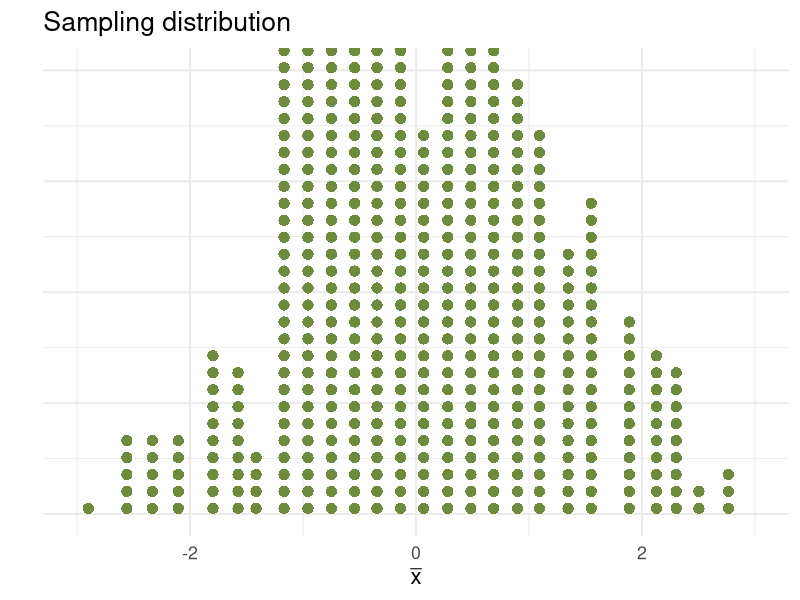
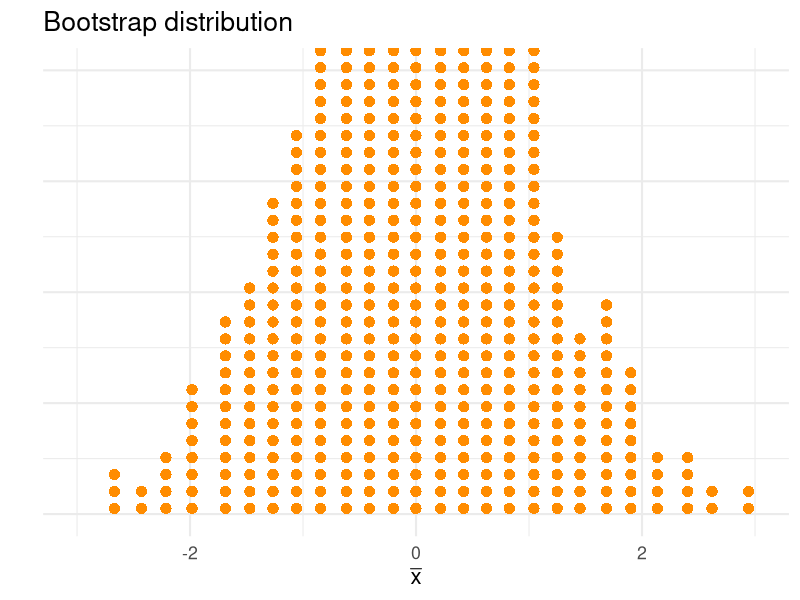
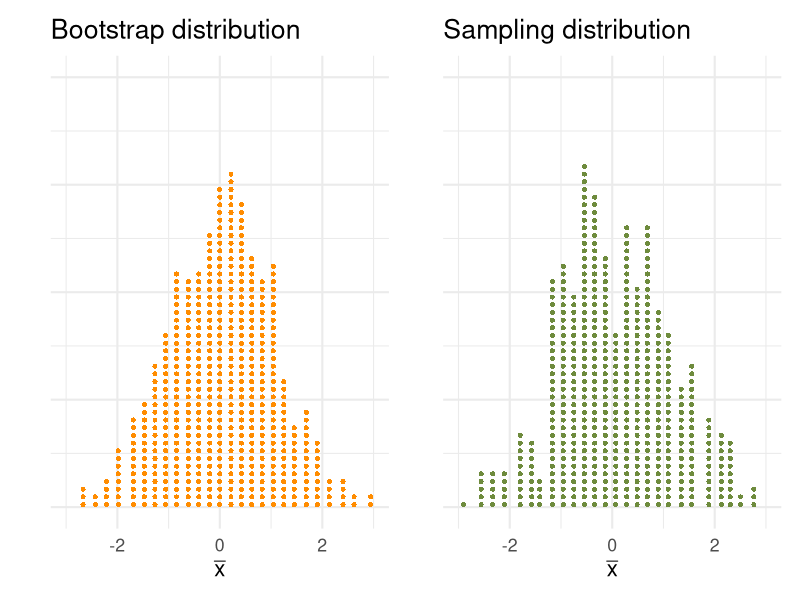
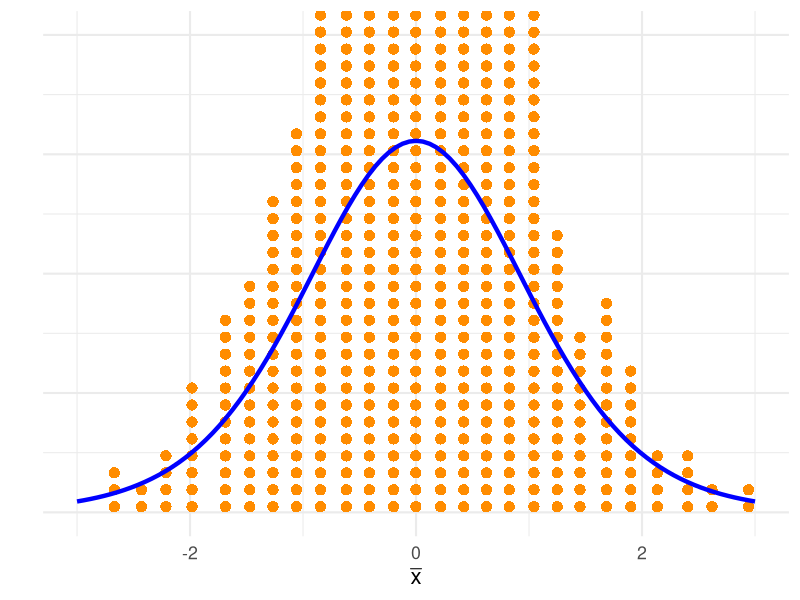
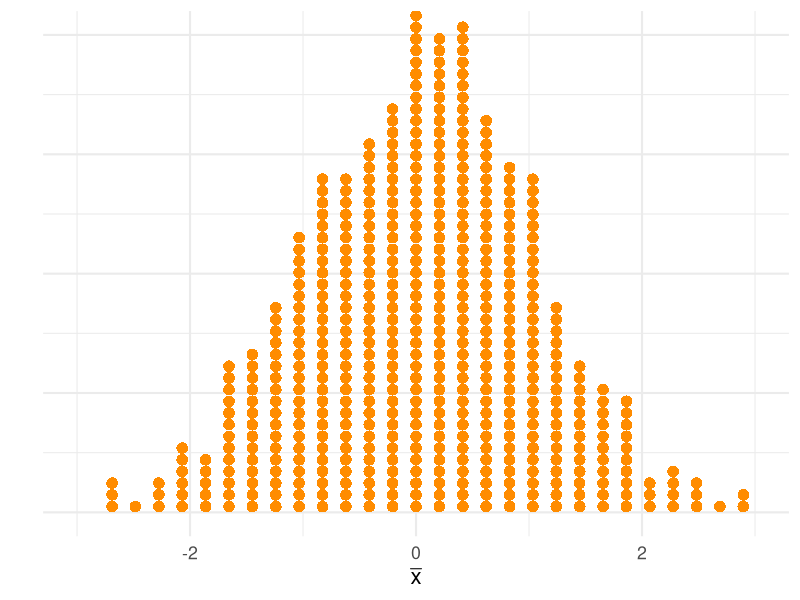
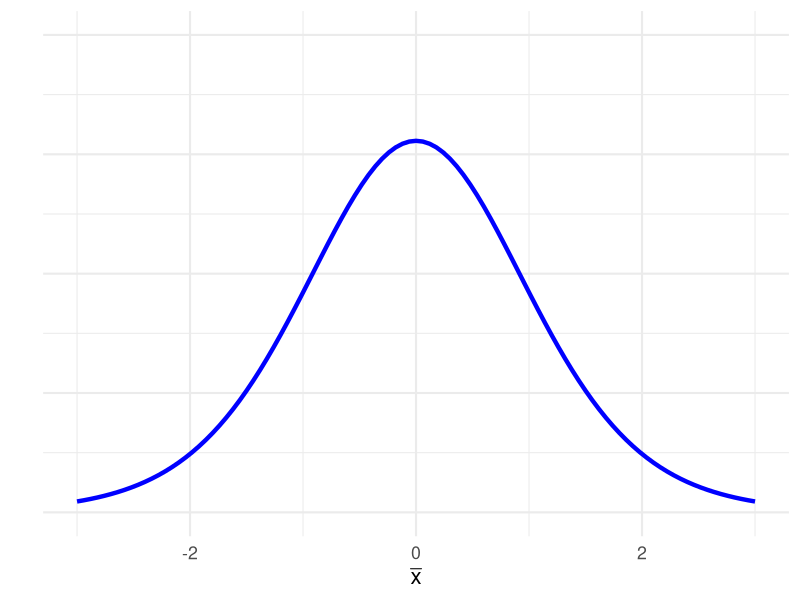
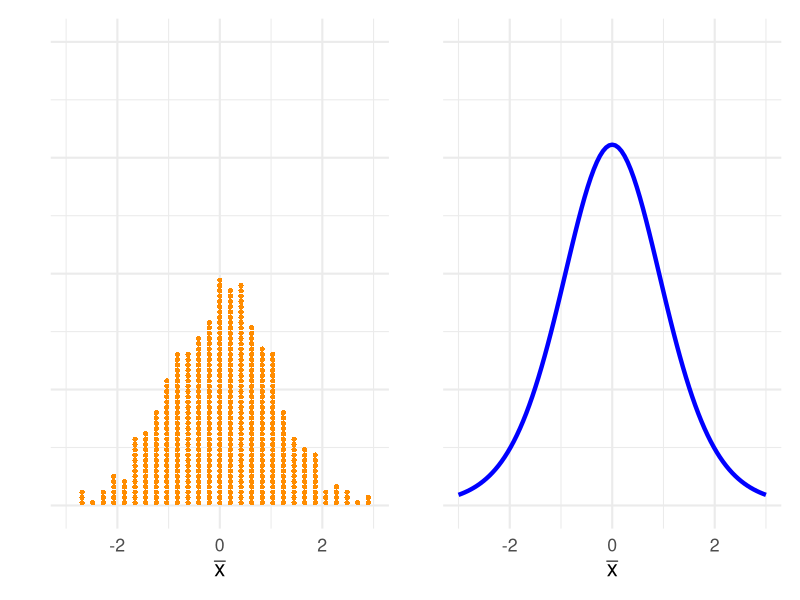
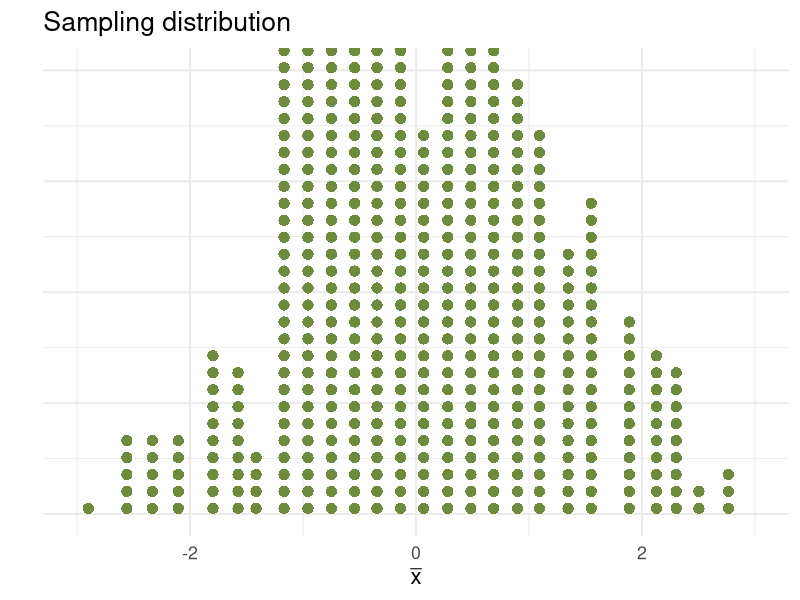

Write the R code that produced these figures, in order.
library(tidyverse)
library(patchwork)

setwd("~/R/uoepsy/dapr1/dapr1_lectures/dapr1_2_01_bootci")

set.seed(321)

opts = list(W = 5, H = 6)

data1 = rt(500, 10)
data2 = rt(500, 10)

p1 = qplot(data1, geom = 'dotplot', dotsize = 0.5, stackratio = 1.5, 
                 color = I(NA), fill = I('darkolivegreen4')) +
    labs(y = "", x = expr(bar(x)), title = 'Sampling distribution') +
    theme_minimal(base_size = 16) +
    theme(axis.text.y = element_blank(),
          axis.ticks.y = element_blank()) +
    xlim(-3, 3)
p1

ggsave('2_01_sampl_distrib.png', width = opts$W, height = opts$H)

p2 = qplot(data2, geom = 'dotplot', dotsize = 0.5, stackratio = 1.5, 
      color = I(NA), fill = I('darkorange')) +
    labs(y = "", x = expr(bar(x)), title = 'Bootstrap distribution') +
    theme_minimal(base_size = 16) +
    theme(axis.text.y = element_blank(),
          axis.ticks.y = element_blank()) +
    xlim(-3, 3)
p2

ggsave('2_01_boot_distrib.png', width = opts$W, height = opts$H)


p2 | p1

ggsave('2_01_bootsampl_distrib.png', width = opts$W * 2, height = opts$H)


p3 = ggplot(tibble(data = data2)) + 
    geom_dotplot(aes(x = data), dotsize = 0.5, stackratio = 1.5, 
                 color = NA, fill = 'darkorange') +
    geom_function(fun = \(x) 2.0*dt(x, 10), colour = "blue", size = 1.5) +
    theme_minimal(base_size = 16) +
    theme(axis.text.y = element_blank(),
          axis.ticks.y = element_blank()) +
    labs(y = "", x = expr(bar(x)))  +
    xlim(-3, 3)
p3

ggsave('2_01_simul_theory.png', width = opts$W, height = opts$H)


p4 = ggplot(tibble(data = data2)) + 
    geom_dotplot(aes(x = data), dotsize = 0.5, 
                 color = NA, fill = 'darkorange', method = 'histodot') +
    theme_minimal(base_size = 16) +
    theme(axis.text.y = element_blank(),
          axis.ticks.y = element_blank()) +
    labs(y = "", x = expr(bar(x)))  +
    xlim(-3, 3) +
    ylim(0, 1)
p4

p5 = ggplot(tibble(data = data2)) + 
    geom_function(fun = \(x) 2 * dt(x, 10), colour = "blue", size = 1.5) +
    theme_minimal(base_size = 16) +
    theme(axis.text.y = element_blank(),
          axis.ticks.y = element_blank()) +
    labs(y = "", x = expr(bar(x)))  +
    xlim(-3, 3) +
    ylim(0, 1)
p5

p4 | p5
ggsave('2_01_se_comp.png', width = opts$W * 2, height = opts$H)